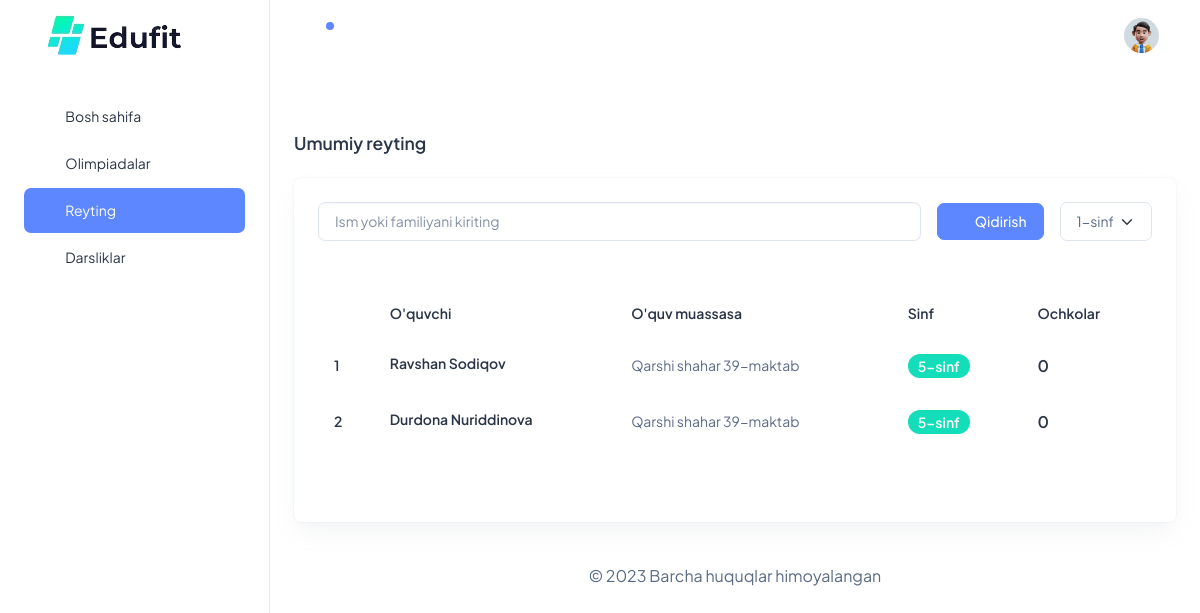
/rating/ (signed in), run on the app's committed database.
### user/models.py (models this page shows, shortened)
class CustomUser(AbstractUser):
    id = models.UUIDField(primary_key=True, editable=False, default=uuid.uuid4)
    third_name = models.CharField(null=True, max_length=50)
    phone = models.CharField(null=False, max_length=20)
    grade = models.ForeignKey(Grade, null=True, on_delete=models.SET_NULL)
    institution = models.ForeignKey(Institution, null=True, on_delete=models.SET_NULL)

class Institution(models.Model):
    name = models.CharField(max_length=200)

class Grade(models.Model):
    name = models.CharField(max_length=50)

### rating/views.py (the view)
# urls.py: path('', views.Rating, name='rating')
def Rating(request):
    user = CustomUser.objects.get(id=request.user.id)
    users = CustomUser.objects.filter(grade=user.grade)
    grades = Grade.objects.all()
    context = {
        "users": users,
        "grades": grades
    }
    return render(request, 'rating/rating.html', context)

### templates/rating/rating.html (shortened to what this page needs)
{% extends 'layout.html' %}
{% block content %}
<!DOCTYPE html>
{% load static %}
<div class="row">
  <h5 class="fw-semibold mb-4 mt-5">Umumiy reyting</h5>
  <div class="col-lg-12 d-flex align-items-stretch">
    <div class="card w-100">
      <div class="card-body p-4">
        <div class="d-sm-flex d-block align-items-center justify-content-between">
          <div class="w-100 mb-5">
            <form action="" class="d-flex d-block align-items-center justify-content-between">
                <input class="form-control" placeholder="Ism yoki familiyani kiriting"/>
                <button type="submit" class="btn btn-primary mx-3 d-flex d-block align-items-center justify-content-between">
                    <span style="margin-right: 10px;">
                        <i class="ti ti-search"></i>
                    </span>
                    Qidirish
                </button>
            </form>
          </div>
          {% if grades %}
          <div class="mb-5 w-sm-50">
            <select class="form-select">
              {% for grade in grades %}
                <option value={{grade.id}}>{{grade.name}}</option>
              {% endfor %}
            </select>
          </div>
          {% endif %}
        </div>
        <div class="table-responsive mb-5">
          {% if users %}
          <table class="table text-nowrap mb-0 align-middle">
            <thead class="text-dark fs-4">
              <tr>
                <th class="border-bottom-0">
                </th>
                <th class="border-bottom-0">
                  <h6 class="fw-semibold mb-0">O'quvchi</h6>
                </th>
                <th class="border-bottom-0">
                  <h6 class="fw-semibold mb-0">O'quv muassasa</h6>
                </th>
                <th class="border-bottom-0">
                  <h6 class="fw-semibold mb-0">Sinf</h6>
                </th>
                <th class="border-bottom-0">
                  <h6 class="fw-semibold mb-0">Ochkolar</h6>
                </th>
              </tr>
            </thead>
            <tbody>
              {% for user in users %}
              <tr>
                <td class="border-bottom-0"><h6 class="fw-semibold mb-0">{{forloop.counter}}</h6></td>
                <td class="border-bottom-0">
                    <h6 class="fw-semibold mb-1">{{user.first_name}} {{user.last_name}}</h6>
                </td>
                <td class="border-bottom-0">
                  <p class="mb-0 fw-normal">{{user.institution.name}}</p>
                </td>
                <td class="border-bottom-0">
                  <div class="d-flex align-items-center gap-2">
                    <span class="badge bg-success rounded-3 fw-semibold">{{user.grade.name}}</span>
                  </div>
                </td>
                <td class="border-bottom-0">
                  <h6 class="fw-semibold mb-0 fs-4">0</h6>
                </td>
              </tr>
              {% endfor %}
            </tbody>
          </table>
          {% endif %}
        </div>
      </div>
    </div>
  </div>
</div>
{% endblock content %}

### data on the page
CustomUser: first_name "Ravshan", last_name "Sodiqov", institution.name "Qarshi shahar 39-maktab", grade.name "5-sinf"
CustomUser: first_name "Durdona", last_name "Nuriddinova", institution.name "Qarshi shahar 39-maktab", grade.name "5-sinf"

### other printed values
form field value "1-sinf"
